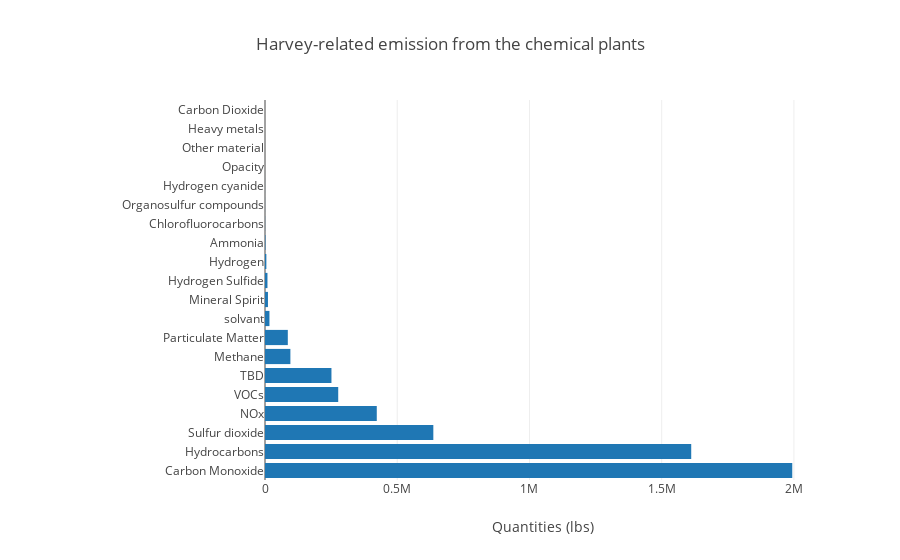

This figure's notebook cell:
### Code cell
# draw horizontal bar chart of main pollutants emitted
overall_title = "Harvey-related emission from the chemical plants"
x_title = "Quantities (lbs)"
### --------------------------------------------------------

trace= [go.Bar(
        y=df2.index,
        x=df2['quantity'],
        orientation = 'h'
        )]
layout = go.Layout(title = overall_title, 
                   hovermode = 'closest',
                   xaxis=dict(dict(title=x_title,
                                   domain=[0.25, 1.0], anchor='y1')),
                   yaxis=dict(dict(domain=[0.0, 1.0], anchor='x1')))
fig = go.Figure(data = trace, layout = layout)
pyo.iplot(fig)

### Figure 1 — Plotly figure (JSON) as saved in the notebook; plotly's stock layout.template omitted (floating-point values rounded to 4 significant figures)
{"data": [{"orientation": "h", "type": "bar", "uid": "21e16452-8864-11e9-821d-aae9fe7e348c", "x": [1994000.0, 1612000.0, 636500.0, 422700.0, 276900.0, 251300.0, 96010.0, 86270.0, 16830.0, 11180.0, 9304.0, 5130.0, 1716.0, 400, 200.0, 113, 8.48, 4, 1.203, 1.01], "y": ["Carbon Monoxide", "Hydrocarbons", "Sulfur dioxide", "NOx", "VOCs", "TBD", "Methane", "Particulate Matter", "solvant", "Mineral Spirit", "Hydrogen Sulfide", "Hydrogen", "Ammonia", "Chlorofluorocarbons", "Organosulfur compounds", "Hydrogen cyanide", "Opacity", "Other material", "Heavy metals", "Carbon Dioxide"]}], "layout": {"hovermode": "closest", "title": "Harvey-related emission from the chemical plants", "xaxis": {"anchor": "y", "domain": [0.25, 1], "title": "Quantities (lbs)"}, "yaxis": {"anchor": "x", "domain": [0, 1]}}}
